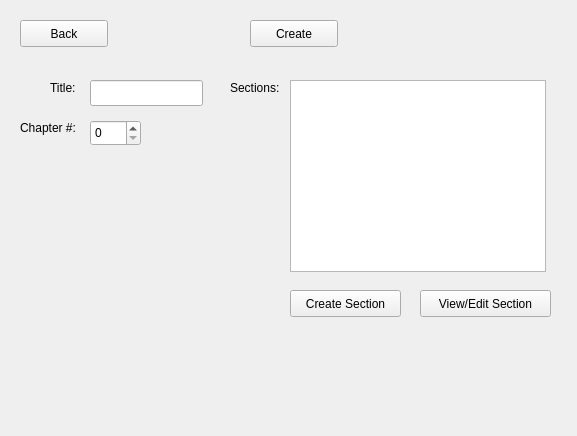
<?xml version="1.0" encoding="UTF-8"?>
<ui version="4.0">
 <class>CreateChapterFormWindow</class>
 <widget class="QWidget" name="CreateChapterFormWindow">
  <property name="geometry">
   <rect>
    <x>0</x>
    <y>0</y>
    <width>577</width>
    <height>436</height>
   </rect>
  </property>
  <property name="windowTitle">
   <string>Create Chapter</string>
  </property>
  <widget class="QLabel" name="label">
   <property name="geometry">
    <rect>
     <x>50</x>
     <y>80</y>
     <width>31</width>
     <height>16</height>
    </rect>
   </property>
   <property name="text">
    <string>Title:</string>
   </property>
  </widget>
  <widget class="QLabel" name="label_2">
   <property name="geometry">
    <rect>
     <x>20</x>
     <y>120</y>
     <width>101</width>
     <height>16</height>
    </rect>
   </property>
   <property name="text">
    <string>Chapter #:</string>
   </property>
  </widget>
  <widget class="QSpinBox" name="chapterNumberSpinBox">
   <property name="geometry">
    <rect>
     <x>90</x>
     <y>120</y>
     <width>51</width>
     <height>26</height>
    </rect>
   </property>
  </widget>
  <widget class="QLineEdit" name="titleTextbox">
   <property name="geometry">
    <rect>
     <x>90</x>
     <y>80</y>
     <width>113</width>
     <height>26</height>
    </rect>
   </property>
  </widget>
  <widget class="QLabel" name="label_3">
   <property name="geometry">
    <rect>
     <x>230</x>
     <y>80</y>
     <width>51</width>
     <height>16</height>
    </rect>
   </property>
   <property name="text">
    <string>Sections:</string>
   </property>
  </widget>
  <widget class="QListView" name="listView">
   <property name="geometry">
    <rect>
     <x>290</x>
     <y>80</y>
     <width>256</width>
     <height>192</height>
    </rect>
   </property>
  </widget>
  <widget class="QPushButton" name="pushButton">
   <property name="geometry">
    <rect>
     <x>20</x>
     <y>20</y>
     <width>88</width>
     <height>27</height>
    </rect>
   </property>
   <property name="text">
    <string>Back</string>
   </property>
  </widget>
  <widget class="QPushButton" name="pushButton_2">
   <property name="geometry">
    <rect>
     <x>250</x>
     <y>20</y>
     <width>88</width>
     <height>27</height>
    </rect>
   </property>
   <property name="text">
    <string>Create</string>
   </property>
  </widget>
  <widget class="QPushButton" name="pushButton_3">
   <property name="geometry">
    <rect>
     <x>420</x>
     <y>290</y>
     <width>131</width>
     <height>27</height>
    </rect>
   </property>
   <property name="text">
    <string>View/Edit Section</string>
   </property>
  </widget>
  <widget class="QPushButton" name="pushButton_4">
   <property name="geometry">
    <rect>
     <x>290</x>
     <y>290</y>
     <width>111</width>
     <height>27</height>
    </rect>
   </property>
   <property name="text">
    <string>Create Section</string>
   </property>
  </widget>
 </widget>
 <resources/>
 <connections/>
</ui>
